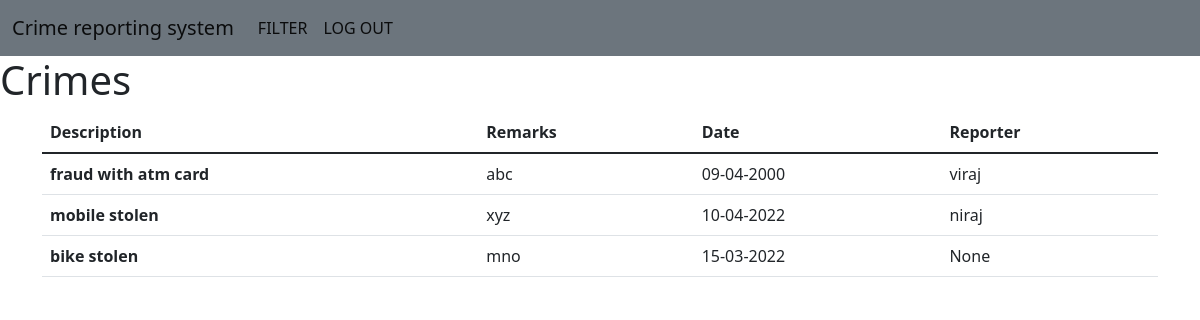
Screenshot of /viewall with the database file from the repository.
### tables this page shows
CREATE TABLE CRIMES(
    ID INTEGER PRIMARY KEY AUTOINCREMENT,
    DESCRIPTION TEXT,
    REMARKS TEXT,
    DATE_OF_CRIME TEXT,
    REPORTER TEXT);

### main.py (the view)
@app1.route("/viewall")
def view_all():
    cur = con.cursor()
    cur.execute("SELECT * FROM CRIMES")
    res = cur.fetchall()
    return render_template("viewall.html", crimes2=res)

### templates/viewall.html (shortened to what this page needs)
<!DOCTYPE html>
<html lang="en">
<head>
    <link href="https://cdn.jsdelivr.net/npm/bootstrap@5.1.3/dist/css/bootstrap.min.css" rel="stylesheet">
</head>
<body>
    <nav class="navbar navbar-expand-lg navbar-light bg-secondary">
        <div class="container-fluid">
          <a class="navbar-brand" href="#">Crime reporting system</a>
          <div class="collapse navbar-collapse" id="navbarNav">
            <ul class="navbar-nav">
              <li class="nav-item">
                <a class="nav-link active" href="/filter">FILTER</a>
              </li>
              <li class="nav-item">
                <a class="nav-link active" href="/">LOG OUT</a>
              </li>
            </ul>
          </div>
        </div>
      </nav>
<h1> Crimes </h1>
<div class="container">
    <div class="row">
        <div class="col col-sm-12 col-md-12 col-lg-12 col-xl-12 col-xxl-12">
            <table class="table">
                <thead>
                    <tr>
                        <th scope="col">Description</th>
                        <th scope="col">Remarks</th>
                        <th scope="col">Date</th>
                        <th scope="col">Reporter</th>
                    </tr>
                </thead>
                <tbody>
                    {% for i in crimes2 %}
                    <tr>
                        <th scope="row">{{i[1]}}</th>
                            <td>{{i[2]}}</td>
                            <td>{{i[3]}}</td>
                            <td>{{i[4]}}</td>
                    </tr>
                    {% endfor %}
                </tbody>
            </table>
        </div>
    </div>
</div>
</body>
</html>

### rows the page displays
CRIMES: DESCRIPTION "fraud with atm card", REMARKS "abc", DATE_OF_CRIME "09-04-2000", REPORTER "viraj"
CRIMES: DESCRIPTION "mobile stolen", REMARKS "xyz", DATE_OF_CRIME "10-04-2022", REPORTER "niraj"
CRIMES: DESCRIPTION "bike stolen", REMARKS "mno", DATE_OF_CRIME "15-03-2022", i "None"
